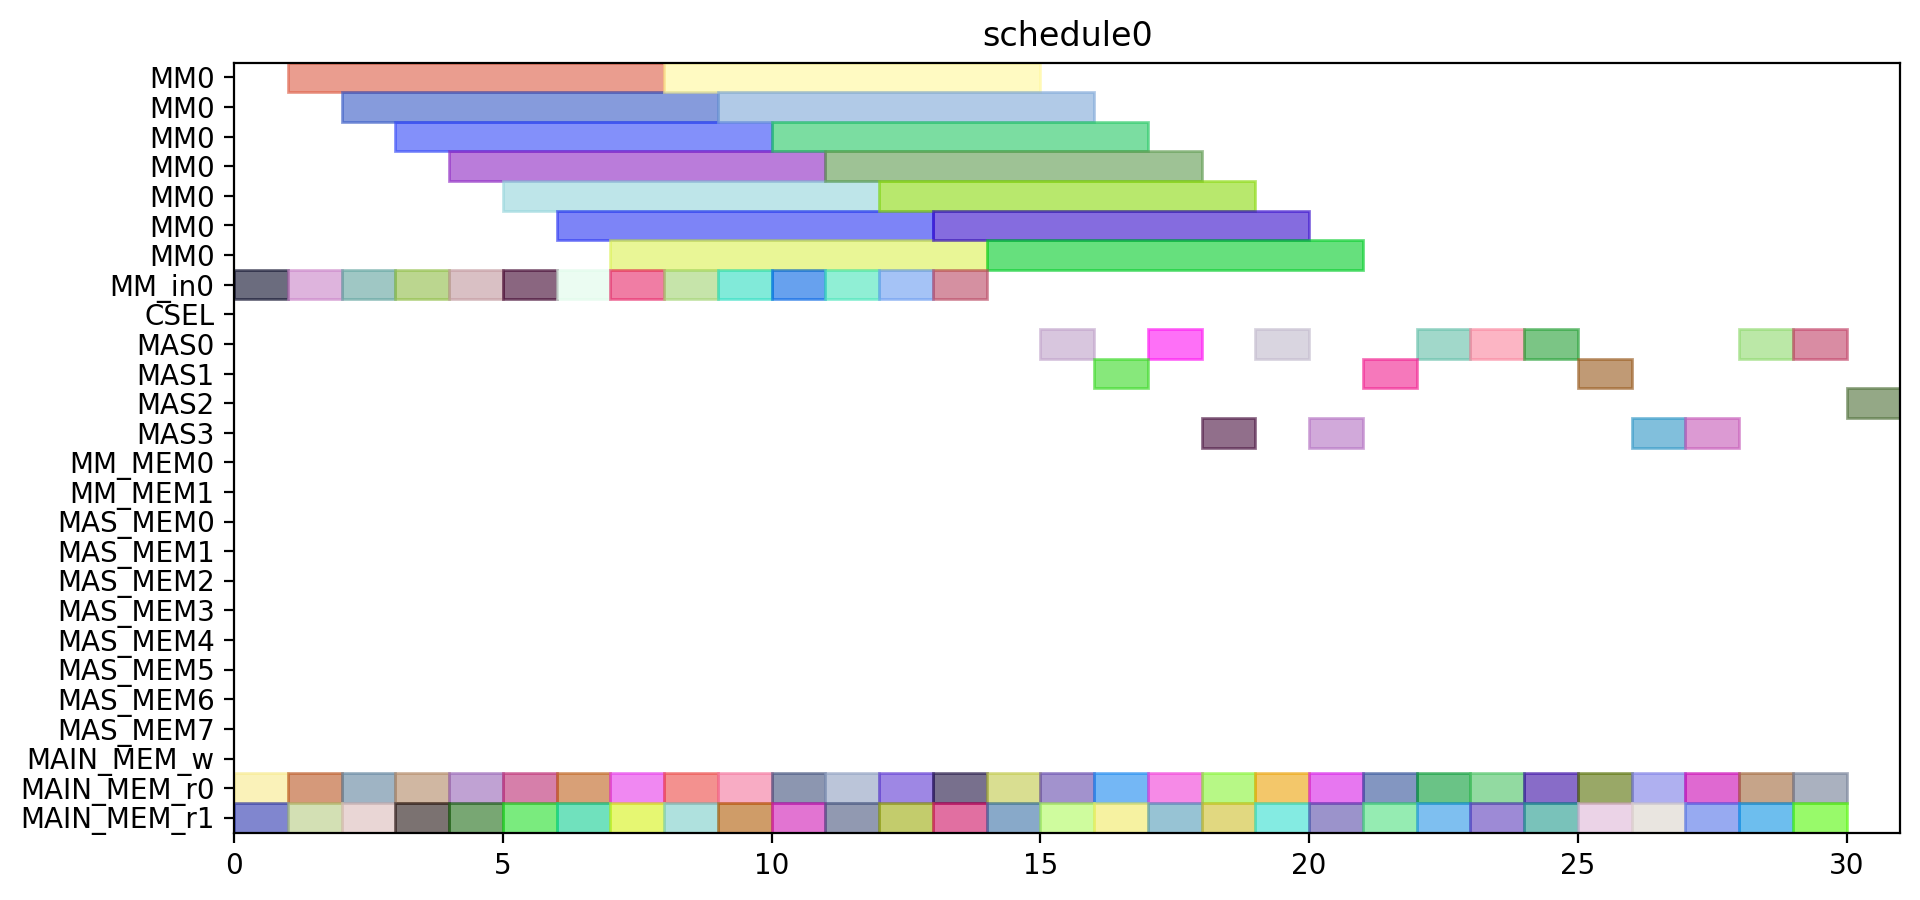

Python code for this plot:
from pyschedule import Scenario, solvers, plotters, alt


def solve():
	horizon = 120
	S = Scenario("schedule0", horizon=horizon)

	# resource
	MM = S.Resources('MM', num=1, size=7)
	MM_in = S.Resources('MM_in', num=1)
	CSEL = S.Resource('CSEL')
	MAS = S.Resources('MAS', num=4, size=1, periods=range(1, horizon))
	MM_MEM = S.Resources('MM_MEM', num=2)
	MAS_MEM = S.Resources('MAS_MEM', num=8)
	MAIN_MEM_w = S.Resource('MAIN_MEM_w', size=1)
	MAIN_MEM_r = S.Resources('MAIN_MEM_r', num=2)

	# result of previous scheduling

	# new tasks
	t1_t0 = S.Task('t1_t0', length=7, delay_cost=1)
	t1_t0 += alt(MM)
	t1_t0_in = S.Task('t1_t0_in', length=1, delay_cost=1)
	t1_t0_in += alt(MM_in)
	S += t1_t0_in*MM_in[0]<=t1_t0*MM[0]
	t1_t0_mem0 = S.Task('t1_t0_mem0', length=1, delay_cost=1)
	t1_t0_mem0 += MAIN_MEM_r[0]
	S += t1_t0_mem0 <= t1_t0

	t1_t0_mem1 = S.Task('t1_t0_mem1', length=1, delay_cost=1)
	t1_t0_mem1 += MAIN_MEM_r[1]
	S += t1_t0_mem1 <= t1_t0

	t1_t1 = S.Task('t1_t1', length=7, delay_cost=1)
	t1_t1 += alt(MM)
	t1_t1_in = S.Task('t1_t1_in', length=1, delay_cost=1)
	t1_t1_in += alt(MM_in)
	S += t1_t1_in*MM_in[0]<=t1_t1*MM[0]
	t1_t1_mem0 = S.Task('t1_t1_mem0', length=1, delay_cost=1)
	t1_t1_mem0 += MAIN_MEM_r[0]
	S += t1_t1_mem0 <= t1_t1

	t1_t1_mem1 = S.Task('t1_t1_mem1', length=1, delay_cost=1)
	t1_t1_mem1 += MAIN_MEM_r[1]
	S += t1_t1_mem1 <= t1_t1

	t1_t2 = S.Task('t1_t2', length=1, delay_cost=1)
	t1_t2 += alt(MAS)
	t1_t2_mem0 = S.Task('t1_t2_mem0', length=1, delay_cost=1)
	t1_t2_mem0 += MAIN_MEM_r[0]
	S += t1_t2_mem0 <= t1_t2

	t1_t2_mem1 = S.Task('t1_t2_mem1', length=1, delay_cost=1)
	t1_t2_mem1 += MAIN_MEM_r[1]
	S += t1_t2_mem1 <= t1_t2

	t1_t3 = S.Task('t1_t3', length=1, delay_cost=1)
	t1_t3 += alt(MAS)
	t1_t3_mem0 = S.Task('t1_t3_mem0', length=1, delay_cost=1)
	t1_t3_mem0 += MAIN_MEM_r[0]
	S += t1_t3_mem0 <= t1_t3

	t1_t3_mem1 = S.Task('t1_t3_mem1', length=1, delay_cost=1)
	t1_t3_mem1 += MAIN_MEM_r[1]
	S += t1_t3_mem1 <= t1_t3

	t2_t0 = S.Task('t2_t0', length=7, delay_cost=1)
	t2_t0 += alt(MM)
	t2_t0_in = S.Task('t2_t0_in', length=1, delay_cost=1)
	t2_t0_in += alt(MM_in)
	S += t2_t0_in*MM_in[0]<=t2_t0*MM[0]
	t2_t0_mem0 = S.Task('t2_t0_mem0', length=1, delay_cost=1)
	t2_t0_mem0 += MAIN_MEM_r[0]
	S += t2_t0_mem0 <= t2_t0

	t2_t0_mem1 = S.Task('t2_t0_mem1', length=1, delay_cost=1)
	t2_t0_mem1 += MAIN_MEM_r[1]
	S += t2_t0_mem1 <= t2_t0

	t2_t1 = S.Task('t2_t1', length=7, delay_cost=1)
	t2_t1 += alt(MM)
	t2_t1_in = S.Task('t2_t1_in', length=1, delay_cost=1)
	t2_t1_in += alt(MM_in)
	S += t2_t1_in*MM_in[0]<=t2_t1*MM[0]
	t2_t1_mem0 = S.Task('t2_t1_mem0', length=1, delay_cost=1)
	t2_t1_mem0 += MAIN_MEM_r[0]
	S += t2_t1_mem0 <= t2_t1

	t2_t1_mem1 = S.Task('t2_t1_mem1', length=1, delay_cost=1)
	t2_t1_mem1 += MAIN_MEM_r[1]
	S += t2_t1_mem1 <= t2_t1

	t2_t2 = S.Task('t2_t2', length=1, delay_cost=1)
	t2_t2 += alt(MAS)
	t2_t2_mem0 = S.Task('t2_t2_mem0', length=1, delay_cost=1)
	t2_t2_mem0 += MAIN_MEM_r[0]
	S += t2_t2_mem0 <= t2_t2

	t2_t2_mem1 = S.Task('t2_t2_mem1', length=1, delay_cost=1)
	t2_t2_mem1 += MAIN_MEM_r[1]
	S += t2_t2_mem1 <= t2_t2

	t2_t3 = S.Task('t2_t3', length=1, delay_cost=1)
	t2_t3 += alt(MAS)
	t2_t3_mem0 = S.Task('t2_t3_mem0', length=1, delay_cost=1)
	t2_t3_mem0 += MAIN_MEM_r[0]
	S += t2_t3_mem0 <= t2_t3

	t2_t3_mem1 = S.Task('t2_t3_mem1', length=1, delay_cost=1)
	t2_t3_mem1 += MAIN_MEM_r[1]
	S += t2_t3_mem1 <= t2_t3

	t0_t0 = S.Task('t0_t0', length=7, delay_cost=1)
	t0_t0 += alt(MM)
	t0_t0_in = S.Task('t0_t0_in', length=1, delay_cost=1)
	t0_t0_in += alt(MM_in)
	S += t0_t0_in*MM_in[0]<=t0_t0*MM[0]
	t0_t0_mem0 = S.Task('t0_t0_mem0', length=1, delay_cost=1)
	t0_t0_mem0 += MAIN_MEM_r[0]
	S += t0_t0_mem0 <= t0_t0

	t0_t0_mem1 = S.Task('t0_t0_mem1', length=1, delay_cost=1)
	t0_t0_mem1 += MAIN_MEM_r[1]
	S += t0_t0_mem1 <= t0_t0

	t0_t1 = S.Task('t0_t1', length=7, delay_cost=1)
	t0_t1 += alt(MM)
	t0_t1_in = S.Task('t0_t1_in', length=1, delay_cost=1)
	t0_t1_in += alt(MM_in)
	S += t0_t1_in*MM_in[0]<=t0_t1*MM[0]
	t0_t1_mem0 = S.Task('t0_t1_mem0', length=1, delay_cost=1)
	t0_t1_mem0 += MAIN_MEM_r[0]
	S += t0_t1_mem0 <= t0_t1

	t0_t1_mem1 = S.Task('t0_t1_mem1', length=1, delay_cost=1)
	t0_t1_mem1 += MAIN_MEM_r[1]
	S += t0_t1_mem1 <= t0_t1

	t0_t2 = S.Task('t0_t2', length=1, delay_cost=1)
	t0_t2 += alt(MAS)
	t0_t2_mem0 = S.Task('t0_t2_mem0', length=1, delay_cost=1)
	t0_t2_mem0 += MAIN_MEM_r[0]
	S += t0_t2_mem0 <= t0_t2

	t0_t2_mem1 = S.Task('t0_t2_mem1', length=1, delay_cost=1)
	t0_t2_mem1 += MAIN_MEM_r[1]
	S += t0_t2_mem1 <= t0_t2

	t0_t3 = S.Task('t0_t3', length=1, delay_cost=1)
	t0_t3 += alt(MAS)
	t0_t3_mem0 = S.Task('t0_t3_mem0', length=1, delay_cost=1)
	t0_t3_mem0 += MAIN_MEM_r[0]
	S += t0_t3_mem0 <= t0_t3

	t0_t3_mem1 = S.Task('t0_t3_mem1', length=1, delay_cost=1)
	t0_t3_mem1 += MAIN_MEM_r[1]
	S += t0_t3_mem1 <= t0_t3

	t4_t0_t0 = S.Task('t4_t0_t0', length=7, delay_cost=1)
	t4_t0_t0 += alt(MM)
	t4_t0_t0_in = S.Task('t4_t0_t0_in', length=1, delay_cost=1)
	t4_t0_t0_in += alt(MM_in)
	S += t4_t0_t0_in*MM_in[0]<=t4_t0_t0*MM[0]
	t4_t0_t0_mem0 = S.Task('t4_t0_t0_mem0', length=1, delay_cost=1)
	t4_t0_t0_mem0 += MAIN_MEM_r[0]
	S += t4_t0_t0_mem0 <= t4_t0_t0

	t4_t0_t0_mem1 = S.Task('t4_t0_t0_mem1', length=1, delay_cost=1)
	t4_t0_t0_mem1 += MAIN_MEM_r[1]
	S += t4_t0_t0_mem1 <= t4_t0_t0

	t4_t0_t1 = S.Task('t4_t0_t1', length=7, delay_cost=1)
	t4_t0_t1 += alt(MM)
	t4_t0_t1_in = S.Task('t4_t0_t1_in', length=1, delay_cost=1)
	t4_t0_t1_in += alt(MM_in)
	S += t4_t0_t1_in*MM_in[0]<=t4_t0_t1*MM[0]
	t4_t0_t1_mem0 = S.Task('t4_t0_t1_mem0', length=1, delay_cost=1)
	t4_t0_t1_mem0 += MAIN_MEM_r[0]
	S += t4_t0_t1_mem0 <= t4_t0_t1

	t4_t0_t1_mem1 = S.Task('t4_t0_t1_mem1', length=1, delay_cost=1)
	t4_t0_t1_mem1 += MAIN_MEM_r[1]
	S += t4_t0_t1_mem1 <= t4_t0_t1

	t4_t0_t2 = S.Task('t4_t0_t2', length=1, delay_cost=1)
	t4_t0_t2 += alt(MAS)
	t4_t0_t2_mem0 = S.Task('t4_t0_t2_mem0', length=1, delay_cost=1)
	t4_t0_t2_mem0 += MAIN_MEM_r[0]
	S += t4_t0_t2_mem0 <= t4_t0_t2

	t4_t0_t2_mem1 = S.Task('t4_t0_t2_mem1', length=1, delay_cost=1)
	t4_t0_t2_mem1 += MAIN_MEM_r[1]
	S += t4_t0_t2_mem1 <= t4_t0_t2

	t4_t0_t3 = S.Task('t4_t0_t3', length=1, delay_cost=1)
	t4_t0_t3 += alt(MAS)
	t4_t0_t3_mem0 = S.Task('t4_t0_t3_mem0', length=1, delay_cost=1)
	t4_t0_t3_mem0 += MAIN_MEM_r[0]
	S += t4_t0_t3_mem0 <= t4_t0_t3

	t4_t0_t3_mem1 = S.Task('t4_t0_t3_mem1', length=1, delay_cost=1)
	t4_t0_t3_mem1 += MAIN_MEM_r[1]
	S += t4_t0_t3_mem1 <= t4_t0_t3

	t4_t1_t0 = S.Task('t4_t1_t0', length=7, delay_cost=1)
	t4_t1_t0 += alt(MM)
	t4_t1_t0_in = S.Task('t4_t1_t0_in', length=1, delay_cost=1)
	t4_t1_t0_in += alt(MM_in)
	S += t4_t1_t0_in*MM_in[0]<=t4_t1_t0*MM[0]
	t4_t1_t0_mem0 = S.Task('t4_t1_t0_mem0', length=1, delay_cost=1)
	t4_t1_t0_mem0 += MAIN_MEM_r[0]
	S += t4_t1_t0_mem0 <= t4_t1_t0

	t4_t1_t0_mem1 = S.Task('t4_t1_t0_mem1', length=1, delay_cost=1)
	t4_t1_t0_mem1 += MAIN_MEM_r[1]
	S += t4_t1_t0_mem1 <= t4_t1_t0

	t4_t1_t1 = S.Task('t4_t1_t1', length=7, delay_cost=1)
	t4_t1_t1 += alt(MM)
	t4_t1_t1_in = S.Task('t4_t1_t1_in', length=1, delay_cost=1)
	t4_t1_t1_in += alt(MM_in)
	S += t4_t1_t1_in*MM_in[0]<=t4_t1_t1*MM[0]
	t4_t1_t1_mem0 = S.Task('t4_t1_t1_mem0', length=1, delay_cost=1)
	t4_t1_t1_mem0 += MAIN_MEM_r[0]
	S += t4_t1_t1_mem0 <= t4_t1_t1

	t4_t1_t1_mem1 = S.Task('t4_t1_t1_mem1', length=1, delay_cost=1)
	t4_t1_t1_mem1 += MAIN_MEM_r[1]
	S += t4_t1_t1_mem1 <= t4_t1_t1

	t4_t1_t2 = S.Task('t4_t1_t2', length=1, delay_cost=1)
	t4_t1_t2 += alt(MAS)
	t4_t1_t2_mem0 = S.Task('t4_t1_t2_mem0', length=1, delay_cost=1)
	t4_t1_t2_mem0 += MAIN_MEM_r[0]
	S += t4_t1_t2_mem0 <= t4_t1_t2

	t4_t1_t2_mem1 = S.Task('t4_t1_t2_mem1', length=1, delay_cost=1)
	t4_t1_t2_mem1 += MAIN_MEM_r[1]
	S += t4_t1_t2_mem1 <= t4_t1_t2

	t4_t1_t3 = S.Task('t4_t1_t3', length=1, delay_cost=1)
	t4_t1_t3 += alt(MAS)
	t4_t1_t3_mem0 = S.Task('t4_t1_t3_mem0', length=1, delay_cost=1)
	t4_t1_t3_mem0 += MAIN_MEM_r[0]
	S += t4_t1_t3_mem0 <= t4_t1_t3

	t4_t1_t3_mem1 = S.Task('t4_t1_t3_mem1', length=1, delay_cost=1)
	t4_t1_t3_mem1 += MAIN_MEM_r[1]
	S += t4_t1_t3_mem1 <= t4_t1_t3

	t4_t2_t0 = S.Task('t4_t2_t0', length=7, delay_cost=1)
	t4_t2_t0 += alt(MM)
	t4_t2_t0_in = S.Task('t4_t2_t0_in', length=1, delay_cost=1)
	t4_t2_t0_in += alt(MM_in)
	S += t4_t2_t0_in*MM_in[0]<=t4_t2_t0*MM[0]
	t4_t2_t0_mem0 = S.Task('t4_t2_t0_mem0', length=1, delay_cost=1)
	t4_t2_t0_mem0 += MAIN_MEM_r[0]
	S += t4_t2_t0_mem0 <= t4_t2_t0

	t4_t2_t0_mem1 = S.Task('t4_t2_t0_mem1', length=1, delay_cost=1)
	t4_t2_t0_mem1 += MAIN_MEM_r[1]
	S += t4_t2_t0_mem1 <= t4_t2_t0

	t4_t2_t1 = S.Task('t4_t2_t1', length=7, delay_cost=1)
	t4_t2_t1 += alt(MM)
	t4_t2_t1_in = S.Task('t4_t2_t1_in', length=1, delay_cost=1)
	t4_t2_t1_in += alt(MM_in)
	S += t4_t2_t1_in*MM_in[0]<=t4_t2_t1*MM[0]
	t4_t2_t1_mem0 = S.Task('t4_t2_t1_mem0', length=1, delay_cost=1)
	t4_t2_t1_mem0 += MAIN_MEM_r[0]
	S += t4_t2_t1_mem0 <= t4_t2_t1

	t4_t2_t1_mem1 = S.Task('t4_t2_t1_mem1', length=1, delay_cost=1)
	t4_t2_t1_mem1 += MAIN_MEM_r[1]
	S += t4_t2_t1_mem1 <= t4_t2_t1

	t4_t2_t2 = S.Task('t4_t2_t2', length=1, delay_cost=1)
	t4_t2_t2 += alt(MAS)
	t4_t2_t2_mem0 = S.Task('t4_t2_t2_mem0', length=1, delay_cost=1)
	t4_t2_t2_mem0 += MAIN_MEM_r[0]
	S += t4_t2_t2_mem0 <= t4_t2_t2

	t4_t2_t2_mem1 = S.Task('t4_t2_t2_mem1', length=1, delay_cost=1)
	t4_t2_t2_mem1 += MAIN_MEM_r[1]
	S += t4_t2_t2_mem1 <= t4_t2_t2

	t4_t2_t3 = S.Task('t4_t2_t3', length=1, delay_cost=1)
	t4_t2_t3 += alt(MAS)
	t4_t2_t3_mem0 = S.Task('t4_t2_t3_mem0', length=1, delay_cost=1)
	t4_t2_t3_mem0 += MAIN_MEM_r[0]
	S += t4_t2_t3_mem0 <= t4_t2_t3

	t4_t2_t3_mem1 = S.Task('t4_t2_t3_mem1', length=1, delay_cost=1)
	t4_t2_t3_mem1 += MAIN_MEM_r[1]
	S += t4_t2_t3_mem1 <= t4_t2_t3

	t4_t40 = S.Task('t4_t40', length=1, delay_cost=1)
	t4_t40 += alt(MAS)
	t4_t40_mem0 = S.Task('t4_t40_mem0', length=1, delay_cost=1)
	t4_t40_mem0 += MAIN_MEM_r[0]
	S += t4_t40_mem0 <= t4_t40

	t4_t40_mem1 = S.Task('t4_t40_mem1', length=1, delay_cost=1)
	t4_t40_mem1 += MAIN_MEM_r[1]
	S += t4_t40_mem1 <= t4_t40

	t4_t41 = S.Task('t4_t41', length=1, delay_cost=1)
	t4_t41 += alt(MAS)
	t4_t41_mem0 = S.Task('t4_t41_mem0', length=1, delay_cost=1)
	t4_t41_mem0 += MAIN_MEM_r[0]
	S += t4_t41_mem0 <= t4_t41

	t4_t41_mem1 = S.Task('t4_t41_mem1', length=1, delay_cost=1)
	t4_t41_mem1 += MAIN_MEM_r[1]
	S += t4_t41_mem1 <= t4_t41

	t4_t50 = S.Task('t4_t50', length=1, delay_cost=1)
	t4_t50 += alt(MAS)
	t4_t50_mem0 = S.Task('t4_t50_mem0', length=1, delay_cost=1)
	t4_t50_mem0 += MAIN_MEM_r[0]
	S += t4_t50_mem0 <= t4_t50

	t4_t50_mem1 = S.Task('t4_t50_mem1', length=1, delay_cost=1)
	t4_t50_mem1 += MAIN_MEM_r[1]
	S += t4_t50_mem1 <= t4_t50

	t4_t51 = S.Task('t4_t51', length=1, delay_cost=1)
	t4_t51 += alt(MAS)
	t4_t51_mem0 = S.Task('t4_t51_mem0', length=1, delay_cost=1)
	t4_t51_mem0 += MAIN_MEM_r[0]
	S += t4_t51_mem0 <= t4_t51

	t4_t51_mem1 = S.Task('t4_t51_mem1', length=1, delay_cost=1)
	t4_t51_mem1 += MAIN_MEM_r[1]
	S += t4_t51_mem1 <= t4_t51

	t4_t8_t0 = S.Task('t4_t8_t0', length=7, delay_cost=1)
	t4_t8_t0 += alt(MM)
	t4_t8_t0_in = S.Task('t4_t8_t0_in', length=1, delay_cost=1)
	t4_t8_t0_in += alt(MM_in)
	S += t4_t8_t0_in*MM_in[0]<=t4_t8_t0*MM[0]
	t4_t8_t0_mem0 = S.Task('t4_t8_t0_mem0', length=1, delay_cost=1)
	t4_t8_t0_mem0 += MAIN_MEM_r[0]
	S += t4_t8_t0_mem0 <= t4_t8_t0

	t4_t8_t0_mem1 = S.Task('t4_t8_t0_mem1', length=1, delay_cost=1)
	t4_t8_t0_mem1 += MAIN_MEM_r[1]
	S += t4_t8_t0_mem1 <= t4_t8_t0

	t4_t8_t1 = S.Task('t4_t8_t1', length=7, delay_cost=1)
	t4_t8_t1 += alt(MM)
	t4_t8_t1_in = S.Task('t4_t8_t1_in', length=1, delay_cost=1)
	t4_t8_t1_in += alt(MM_in)
	S += t4_t8_t1_in*MM_in[0]<=t4_t8_t1*MM[0]
	t4_t8_t1_mem0 = S.Task('t4_t8_t1_mem0', length=1, delay_cost=1)
	t4_t8_t1_mem0 += MAIN_MEM_r[0]
	S += t4_t8_t1_mem0 <= t4_t8_t1

	t4_t8_t1_mem1 = S.Task('t4_t8_t1_mem1', length=1, delay_cost=1)
	t4_t8_t1_mem1 += MAIN_MEM_r[1]
	S += t4_t8_t1_mem1 <= t4_t8_t1

	solvers.mip.solve(S,msg=1,kind='CPLEX',ratio_gap=1.01)

	solution = [['hoge']*len(S.solution()[1]) for i in range(len(S.solution()))]
	for i in range(len(S.solution())):
		for j in range(len(S.solution()[i])):
			solution[i][j]=str(S.solution()[i][j])
	print(solution)

	cycles = int(solution[-1][3])

	pic_file_name = "/home/mfukuda/ABE/multiRAM_multiMAS_16mux/scheduling_result/stage7MM1_stage1MAS4/SPARSE/schedule0.png"
	if(S.solution() != []):
		plotters.matplotlib.plot(S,img_filename=pic_file_name, show_task_labels=False, fig_size=(cycles*0.25+3, 5))

	return solution
